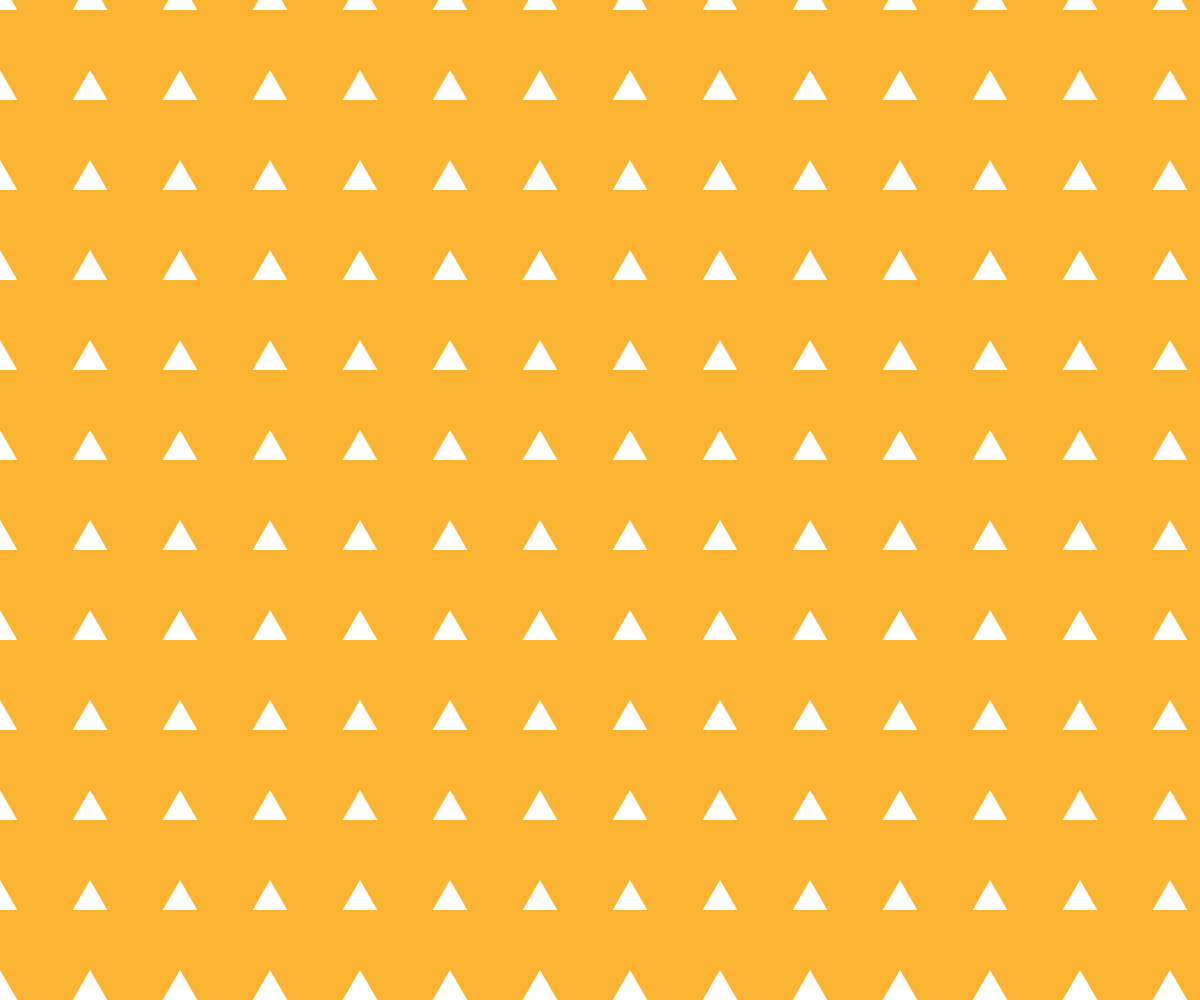
Frame 1 (no input)
Frame 2 (the mouse pressed at the canvas centre, redrawn once): identical to frame 1, image omitted

The p5.js sketch that drew this single still picture (run headless with seeded random() and noise() and a simulated clock; the mouse was pressed at the canvas centre and the sketch redrawn once):

// p5.js sketch
// ── sketch.js
"use strict";
//==========
// p5.js

function setup(){
	createCanvas(windowWidth, windowHeight);
	noLoop();
	colorMode(RGB);
	angleMode(DEGREES);
}

function draw(){
	background(250, 180, 50);
	
  noStroke();
	fill(255);

	let p = 90;
	let s = 20;
	let cols = windowWidth / p;
	let rows = windowHeight / p;
	for(let r=0; r<rows; r++){
		for(let c=0; c<cols; c++){
			drawTriangle(c*p, r*p, s);
		}
	}
}

function drawTriangle(x, y, s){
	let x3 = x + cos(30) * s;
	let y3 = y + sin(30) * s;
	let x2 = x + cos(150) * s;
	let y2 = y + sin(150) * s;
	let x1 = x + cos(270) * s;
	let y1 = y + sin(270) * s;
	triangle(x1, y1, x2, y2, x3, y3);
}
